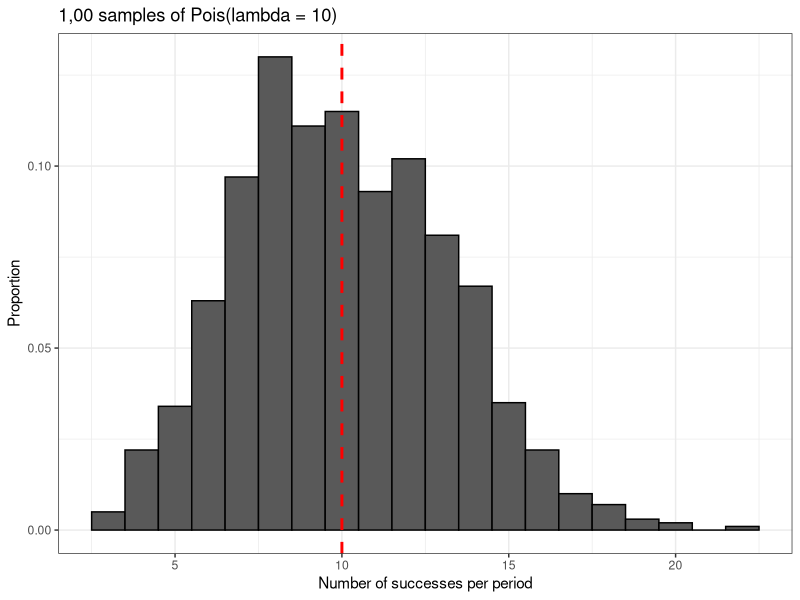

This figure's R source:
library(dplyr)
library(ggplot2)

set.seed(2)

poisson_data <- data.frame('data' = rpois(1000, 10))

result <- poisson_data %>% ggplot() + 
    geom_histogram(
        aes(
            x = data, 
            y = stat(count/sum(count))),
            color = 'black',
            binwidth = 1) +
    geom_vline(
        xintercept = 10,
        size = 1,
        linetype = 'dashed',
        color = 'red') +
    theme_bw() +
    labs(
        x = 'Number of successes per period',
        y = 'Proportion',
        title = '1,00 samples of Pois(lambda = 10)')

print(result)
